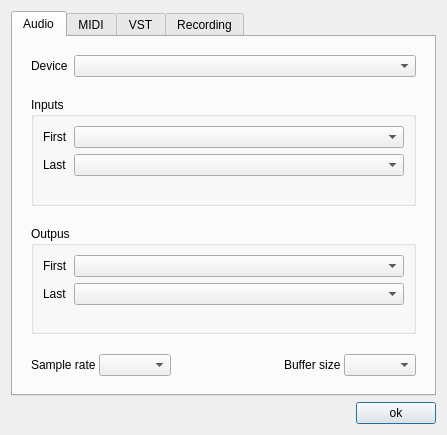
<?xml version="1.0" encoding="UTF-8"?>
<ui version="4.0">
 <class>IODialog</class>
 <widget class="QDialog" name="IODialog">
  <property name="geometry">
   <rect>
    <x>0</x>
    <y>0</y>
    <width>447</width>
    <height>435</height>
   </rect>
  </property>
  <property name="windowTitle">
   <string>Preferences ...</string>
  </property>
  <layout class="QGridLayout" name="gridLayout">
   <item row="1" column="0">
    <widget class="QWidget" name="widgetBottom" native="true">
     <layout class="QHBoxLayout" name="horizontalLayout_4">
      <property name="leftMargin">
       <number>0</number>
      </property>
      <property name="topMargin">
       <number>0</number>
      </property>
      <property name="rightMargin">
       <number>0</number>
      </property>
      <property name="bottomMargin">
       <number>0</number>
      </property>
      <item>
       <spacer name="horizontalSpacer">
        <property name="orientation">
         <enum>Qt::Horizontal</enum>
        </property>
        <property name="sizeHint" stdset="0">
         <size>
          <width>280</width>
          <height>20</height>
         </size>
        </property>
       </spacer>
      </item>
      <item>
       <widget class="QPushButton" name="okButton">
        <property name="maximumSize">
         <size>
          <width>100</width>
          <height>16777215</height>
         </size>
        </property>
        <property name="layoutDirection">
         <enum>Qt::LeftToRight</enum>
        </property>
        <property name="autoFillBackground">
         <bool>false</bool>
        </property>
        <property name="text">
         <string>ok</string>
        </property>
        <property name="default">
         <bool>false</bool>
        </property>
        <property name="flat">
         <bool>false</bool>
        </property>
       </widget>
      </item>
     </layout>
    </widget>
   </item>
   <item row="0" column="0">
    <widget class="QTabWidget" name="prefsTab">
     <property name="currentIndex">
      <number>0</number>
     </property>
     <widget class="QWidget" name="tabAudio">
      <attribute name="title">
       <string>Audio</string>
      </attribute>
      <layout class="QVBoxLayout" name="verticalLayout_2">
       <item>
        <widget class="QWidget" name="widget" native="true">
         <layout class="QVBoxLayout" name="verticalLayout_3">
          <property name="spacing">
           <number>20</number>
          </property>
          <item>
           <layout class="QHBoxLayout" name="deviceLayout" stretch="0,0">
            <property name="spacing">
             <number>6</number>
            </property>
            <property name="sizeConstraint">
             <enum>QLayout::SetDefaultConstraint</enum>
            </property>
            <item>
             <widget class="QLabel" name="asioDriverLabel">
              <property name="sizePolicy">
               <sizepolicy hsizetype="Minimum" vsizetype="Fixed">
                <horstretch>0</horstretch>
                <verstretch>0</verstretch>
               </sizepolicy>
              </property>
              <property name="text">
               <string>Device</string>
              </property>
             </widget>
            </item>
            <item>
             <widget class="QComboBox" name="comboAudioDevice">
              <property name="sizePolicy">
               <sizepolicy hsizetype="Expanding" vsizetype="Fixed">
                <horstretch>0</horstretch>
                <verstretch>0</verstretch>
               </sizepolicy>
              </property>
              <property name="minimumSize">
               <size>
                <width>0</width>
                <height>0</height>
               </size>
              </property>
              <property name="sizeIncrement">
               <size>
                <width>0</width>
                <height>0</height>
               </size>
              </property>
             </widget>
            </item>
           </layout>
          </item>
          <item>
           <widget class="QGroupBox" name="groupBoxInputs">
            <property name="title">
             <string>Inputs</string>
            </property>
            <property name="flat">
             <bool>false</bool>
            </property>
            <layout class="QVBoxLayout" name="verticalLayout_4">
             <item>
              <layout class="QFormLayout" name="formLayout_4">
               <item row="0" column="0">
                <widget class="QLabel" name="firstInputLabel_2">
                 <property name="text">
                  <string>First</string>
                 </property>
                </widget>
               </item>
               <item row="0" column="1">
                <widget class="QComboBox" name="comboFirstInput"/>
               </item>
               <item row="1" column="0">
                <widget class="QLabel" name="lastInputLabel_2">
                 <property name="text">
                  <string>Last</string>
                 </property>
                </widget>
               </item>
               <item row="1" column="1">
                <widget class="QComboBox" name="comboLastInput"/>
               </item>
              </layout>
             </item>
            </layout>
           </widget>
          </item>
          <item>
           <widget class="QGroupBox" name="groupBoxOutputs">
            <property name="title">
             <string>Outpus</string>
            </property>
            <layout class="QVBoxLayout" name="verticalLayout_5">
             <item>
              <layout class="QFormLayout" name="formLayout_3">
               <item row="0" column="0">
                <widget class="QLabel" name="firstOutputLabel_2">
                 <property name="text">
                  <string>First</string>
                 </property>
                </widget>
               </item>
               <item row="0" column="1">
                <widget class="QComboBox" name="comboFirstOutput"/>
               </item>
               <item row="1" column="0">
                <widget class="QLabel" name="lastOutputLabel_2">
                 <property name="text">
                  <string>Last</string>
                 </property>
                </widget>
               </item>
               <item row="1" column="1">
                <widget class="QComboBox" name="comboLastOutput"/>
               </item>
              </layout>
             </item>
            </layout>
           </widget>
          </item>
          <item>
           <layout class="QHBoxLayout" name="sampleRateBfferSizeLayout">
            <property name="spacing">
             <number>3</number>
            </property>
            <item>
             <widget class="QLabel" name="sampleRateLabel">
              <property name="text">
               <string>Sample rate</string>
              </property>
             </widget>
            </item>
            <item>
             <widget class="QComboBox" name="comboSampleRate"/>
            </item>
            <item>
             <spacer name="sampleRateBufferSizeSpacer">
              <property name="orientation">
               <enum>Qt::Horizontal</enum>
              </property>
              <property name="sizeType">
               <enum>QSizePolicy::Expanding</enum>
              </property>
              <property name="sizeHint" stdset="0">
               <size>
                <width>0</width>
                <height>0</height>
               </size>
              </property>
             </spacer>
            </item>
            <item>
             <spacer name="horizontalSpacer_3">
              <property name="orientation">
               <enum>Qt::Horizontal</enum>
              </property>
              <property name="sizeType">
               <enum>QSizePolicy::Fixed</enum>
              </property>
              <property name="sizeHint" stdset="0">
               <size>
                <width>30</width>
                <height>20</height>
               </size>
              </property>
             </spacer>
            </item>
            <item>
             <widget class="QLabel" name="bufferSizeLabel">
              <property name="sizePolicy">
               <sizepolicy hsizetype="Minimum" vsizetype="Preferred">
                <horstretch>0</horstretch>
                <verstretch>0</verstretch>
               </sizepolicy>
              </property>
              <property name="text">
               <string>Buffer size</string>
              </property>
             </widget>
            </item>
            <item>
             <widget class="QComboBox" name="comboBufferSize"/>
            </item>
           </layout>
          </item>
         </layout>
        </widget>
       </item>
      </layout>
     </widget>
     <widget class="QWidget" name="tabMidi">
      <attribute name="title">
       <string>MIDI</string>
      </attribute>
      <layout class="QVBoxLayout" name="verticalLayout_7">
       <item>
        <widget class="QLabel" name="midiTabMessage">
         <property name="sizePolicy">
          <sizepolicy hsizetype="Minimum" vsizetype="Fixed">
           <horstretch>0</horstretch>
           <verstretch>0</verstretch>
          </sizepolicy>
         </property>
         <property name="text">
          <string>Enable/disable your midi input devices:</string>
         </property>
        </widget>
       </item>
       <item>
        <spacer name="verticalSpacer">
         <property name="orientation">
          <enum>Qt::Vertical</enum>
         </property>
         <property name="sizeType">
          <enum>QSizePolicy::Fixed</enum>
         </property>
         <property name="sizeHint" stdset="0">
          <size>
           <width>20</width>
           <height>20</height>
          </size>
         </property>
        </spacer>
       </item>
       <item>
        <widget class="QWidget" name="midiContentPanel" native="true">
         <layout class="QVBoxLayout" name="verticalLayoutMidiTab">
          <property name="leftMargin">
           <number>0</number>
          </property>
          <property name="topMargin">
           <number>0</number>
          </property>
          <property name="rightMargin">
           <number>0</number>
          </property>
          <property name="bottomMargin">
           <number>0</number>
          </property>
         </layout>
        </widget>
       </item>
      </layout>
     </widget>
     <widget class="QWidget" name="tabVST">
      <attribute name="title">
       <string>VST</string>
      </attribute>
      <layout class="QVBoxLayout" name="verticalLayout_8">
       <item>
        <layout class="QHBoxLayout" name="topButtonsLayout">
         <property name="spacing">
          <number>10</number>
         </property>
         <item>
          <widget class="QPushButton" name="buttonAddVstPath">
           <property name="text">
            <string>add path ...</string>
           </property>
          </widget>
         </item>
         <item>
          <widget class="QPushButton" name="buttonScanVSTs">
           <property name="text">
            <string>scan</string>
           </property>
          </widget>
         </item>
         <item>
          <widget class="QPushButton" name="buttonClearVstCache">
           <property name="text">
            <string>clear cache</string>
           </property>
          </widget>
         </item>
         <item>
          <spacer name="horizontalSpacer_2">
           <property name="orientation">
            <enum>Qt::Horizontal</enum>
           </property>
           <property name="sizeHint" stdset="0">
            <size>
             <width>40</width>
             <height>20</height>
            </size>
           </property>
          </spacer>
         </item>
        </layout>
       </item>
       <item>
        <widget class="Line" name="line">
         <property name="orientation">
          <enum>Qt::Horizontal</enum>
         </property>
        </widget>
       </item>
       <item>
        <widget class="QGroupBox" name="groupBoxPaths">
         <property name="sizePolicy">
          <sizepolicy hsizetype="Preferred" vsizetype="Preferred">
           <horstretch>0</horstretch>
           <verstretch>1</verstretch>
          </sizepolicy>
         </property>
         <property name="minimumSize">
          <size>
           <width>0</width>
           <height>200</height>
          </size>
         </property>
         <property name="title">
          <string>Plugin Paths:</string>
         </property>
         <layout class="QVBoxLayout" name="verticalLayout_11">
          <property name="leftMargin">
           <number>9</number>
          </property>
          <item>
           <widget class="QScrollArea" name="scrollArea">
            <property name="widgetResizable">
             <bool>true</bool>
            </property>
            <widget class="QWidget" name="scrollAreaWidgetContents">
             <property name="geometry">
              <rect>
               <x>0</x>
               <y>0</y>
               <width>98</width>
               <height>28</height>
              </rect>
             </property>
             <layout class="QVBoxLayout" name="verticalLayout_10">
              <item>
               <widget class="QWidget" name="panelPaths" native="true">
                <property name="sizePolicy">
                 <sizepolicy hsizetype="Preferred" vsizetype="Preferred">
                  <horstretch>0</horstretch>
                  <verstretch>1</verstretch>
                 </sizepolicy>
                </property>
                <layout class="QVBoxLayout" name="verticalLayout_12">
                 <property name="spacing">
                  <number>2</number>
                 </property>
                 <property name="leftMargin">
                  <number>0</number>
                 </property>
                 <property name="topMargin">
                  <number>0</number>
                 </property>
                 <property name="rightMargin">
                  <number>0</number>
                 </property>
                 <property name="bottomMargin">
                  <number>0</number>
                 </property>
                 <item>
                  <spacer name="verticalSpacer_2">
                   <property name="orientation">
                    <enum>Qt::Vertical</enum>
                   </property>
                   <property name="sizeHint" stdset="0">
                    <size>
                     <width>20</width>
                     <height>57</height>
                    </size>
                   </property>
                  </spacer>
                 </item>
                </layout>
               </widget>
              </item>
             </layout>
            </widget>
           </widget>
          </item>
         </layout>
        </widget>
       </item>
      </layout>
     </widget>
     <widget class="QWidget" name="tabRecording">
      <attribute name="title">
       <string>Recording</string>
      </attribute>
      <layout class="QGridLayout" name="gridLayout_2">
       <property name="verticalSpacing">
        <number>18</number>
       </property>
       <item row="1" column="1">
        <widget class="QLineEdit" name="recordPathLineEdit">
         <property name="enabled">
          <bool>true</bool>
         </property>
        </widget>
       </item>
       <item row="1" column="0">
        <widget class="QLabel" name="label">
         <property name="text">
          <string>Record path:</string>
         </property>
        </widget>
       </item>
       <item row="0" column="0" colspan="3">
        <widget class="QCheckBox" name="recordingCheckBox">
         <property name="text">
          <string>Save multi tracks </string>
         </property>
        </widget>
       </item>
       <item row="1" column="2">
        <widget class="QPushButton" name="browseRecPathButton">
         <property name="text">
          <string>browse ...</string>
         </property>
        </widget>
       </item>
       <item row="2" column="1">
        <spacer name="verticalSpacer_3">
         <property name="orientation">
          <enum>Qt::Vertical</enum>
         </property>
         <property name="sizeHint" stdset="0">
          <size>
           <width>20</width>
           <height>40</height>
          </size>
         </property>
        </spacer>
       </item>
      </layout>
     </widget>
    </widget>
   </item>
  </layout>
 </widget>
 <resources/>
 <connections/>
</ui>
